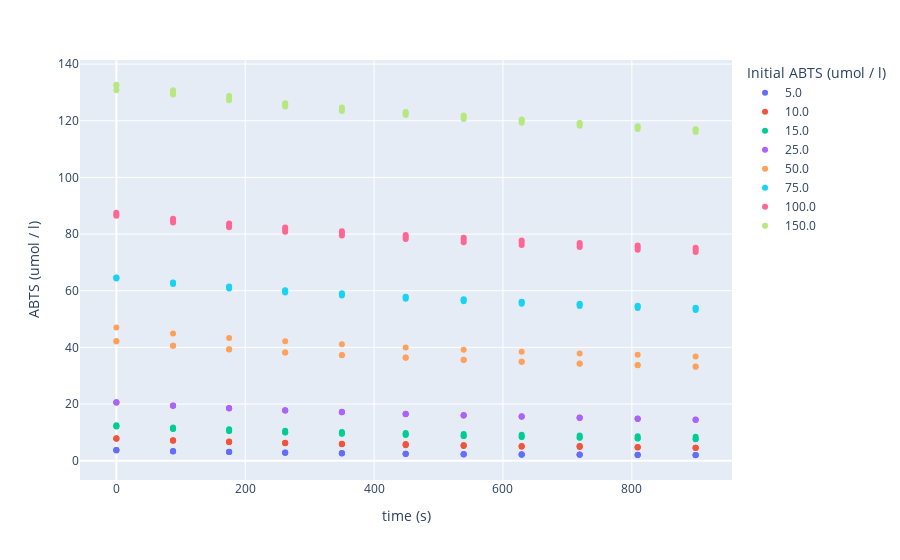

Notebook source saved alongside this figure:
### Code cell
estimator = ParameterEstimator.from_EnzymeML(
    enzmldoc=enzmldoc, measured_species_id="s0"
)

estimator.visualize_data()

### Figure 1 — Plotly figure (JSON) as saved in the notebook; plotly's stock layout.template omitted (floating-point values rounded to 4 significant figures)
{"data": [{"hovertemplate": "color=5.0<br>inhibitor=0<br>time=%{x}<br>substrate=%{y}<extra></extra>", "legendgroup": "5.0", "marker": {"color": "#636efa", "symbol": "circle"}, "mode": "markers", "name": "5.0", "orientation": "v", "showlegend": true, "type": "scatter", "x": [0, 88, 175, 262, 350, 449, 539, 629, 719, 809, 899, 0, 88, 175, 262, 350, 449, 539, 629, 719, 809, 899, 0, 88, 175, 262, 350, 449, 539, 629, 719, 809, 899], "xaxis": "x", "y": [3.829, 3.449, 3.156, 2.904, 2.698, 2.497, 2.358, 2.26, 2.219, 2.152, 2.038, 3.583, 3.269, 3.043, 2.776, 2.554, 2.363, 2.224, 2.152, 2.111, 2.049, 1.997, 3.758, 3.383, 3.1, 2.858, 2.652, 2.456, 2.312, 2.204, 2.095, 2.018, 1.935], "yaxis": "y"}, {"hovertemplate": "color=10.0<br>inhibitor=0<br>time=%{x}<br>substrate=%{y}<extra></extra>", "legendgroup": "10.0", "marker": {"color": "#EF553B", "symbol": "circle"}, "mode": "markers", "name": "10.0", "orientation": "v", "showlegend": true, "type": "scatter", "x": [0, 88, 175, 262, 350, 449, 539, 629, 719, 809, 899, 0, 88, 175, 262, 350, 449, 539, 629, 719, 809, 899, 0, 88, 175, 262, 350, 449, 539, 629, 719, 809, 899], "xaxis": "x", "y": [7.815, 7.119, 6.747, 6.386, 5.835, 5.504, 5.238, 5.028, 4.824, 4.644, 4.455, 7.733, 7.088, 6.544, 6.131, 5.876, 5.759, 5.437, 5.049, 5.1, 4.752, 4.578, 7.901, 7.266, 6.727, 6.274, 5.988, 5.902, 5.437, 5.166, 5.161, 4.849, 4.614], "yaxis": "y"}, {"hovertemplate": "color=15.0<br>inhibitor=0<br>time=%{x}<br>substrate=%{y}<extra></extra>", "legendgroup": "15.0", "marker": {"color": "#00cc96", "symbol": "circle"}, "mode": "markers", "name": "15.0", "orientation": "v", "showlegend": true, "type": "scatter", "x": [0, 88, 175, 262, 350, 449, 539, 629, 719, 809, 899, 0, 88, 175, 262, 350, 449, 539, 629, 719, 809, 899, 0, 88, 175, 262, 350, 449, 539, 629, 719, 809, 899], "xaxis": "x", "y": [12.55, 11.75, 11.09, 10.58, 10.15, 9.748, 9.425, 9.142, 8.899, 8.651, 8.448, 12.09, 11.18, 10.5, 9.955, 9.511, 9.046, 8.752, 8.398, 8.114, 7.855, 7.617, 12.13, 11.29, 10.58, 10.04, 9.576, 9.319, 8.762, 8.474, 8.175, 7.921, 7.698], "yaxis": "y"}, {"hovertemplate": "color=25.0<br>inhibitor=0<br>time=%{x}<br>substrate=%{y}<extra></extra>", "legendgroup": "25.0", "marker": {"color": "#ab63fa", "symbol": "circle"}, "mode": "markers", "name": "25.0", "orientation": "v", "showlegend": true, "type": "scatter", "x": [0, 88, 175, 262, 350, 449, 539, 629, 719, 809, 899, 0, 88, 175, 262, 350, 449, 539, 629, 719, 809, 899, 0, 88, 175, 262, 350, 449, 539, 629, 719, 809, 899], "xaxis": "x", "y": [20.67, 19.45, 18.53, 17.77, 17.12, 16.5, 16.0, 15.57, 15.15, 14.78, 14.44, 20.6, 19.37, 18.45, 17.69, 17.07, 16.45, 15.93, 15.51, 15.07, 14.71, 14.37, 20.48, 19.51, 18.58, 17.85, 17.31, 16.62, 16.12, 15.68, 15.27, 14.91, 14.57], "yaxis": "y"}, {"hovertemplate": "color=50.0<br>inhibitor=0<br>time=%{x}<br>substrate=%{y}<extra></extra>", "legendgroup": "50.0", "marker": {"color": "#FFA15A", "symbol": "circle"}, "mode": "markers", "name": "50.0", "orientation": "v", "showlegend": true, "type": "scatter", "x": [0, 88, 175, 262, 350, 449, 539, 629, 719, 809, 899, 0, 88, 175, 262, 350, 449, 539, 629, 719, 809, 899, 0, 88, 175, 262, 350, 449, 539, 629, 719, 809, 899], "xaxis": "x", "y": [42.27, 40.6, 39.32, 38.22, 37.27, 36.36, 35.59, 34.92, 34.27, 33.71, 33.15, 42.09, 40.55, 39.29, 38.24, 37.3, 36.4, 35.65, 34.97, 34.34, 33.78, 33.23, 46.98, 44.88, 43.32, 42.16, 41.08, 39.96, 39.13, 38.45, 37.85, 37.37, 36.77], "yaxis": "y"}, {"hovertemplate": "color=75.0<br>inhibitor=0<br>time=%{x}<br>substrate=%{y}<extra></extra>", "legendgroup": "75.0", "marker": {"color": "#19d3f3", "symbol": "circle"}, "mode": "markers", "name": "75.0", "orientation": "v", "showlegend": true, "type": "scatter", "x": [0, 88, 175, 262, 350, 449, 539, 629, 719, 809, 899, 0, 88, 175, 262, 350, 449, 539, 629, 719, 809, 899, 0, 88, 175, 262, 350, 449, 539, 629, 719, 809, 899], "xaxis": "x", "y": [64.34, 62.39, 60.76, 59.41, 58.29, 57.19, 56.26, 55.41, 54.64, 53.9, 53.23, 64.59, 62.83, 61.3, 60.02, 58.88, 57.75, 56.82, 56.0, 55.24, 54.49, 53.83, 64.64, 62.93, 61.51, 60.2, 59.08, 57.89, 56.96, 56.15, 55.41, 54.68, 53.99], "yaxis": "y"}, {"hovertemplate": "color=100.0<br>inhibitor=0<br>time=%{x}<br>substrate=%{y}<extra></extra>", "legendgroup": "100.0", "marker": {"color": "#FF6692", "symbol": "circle"}, "mode": "markers", "name": "100.0", "orientation": "v", "showlegend": true, "type": "scatter", "x": [0, 88, 175, 262, 350, 449, 539, 629, 719, 809, 899, 0, 88, 175, 262, 350, 449, 539, 629, 719, 809, 899, 0, 88, 175, 262, 350, 449, 539, 629, 719, 809, 899], "xaxis": "x", "y": [86.91, 84.11, 82.37, 80.84, 79.52, 78.27, 77.15, 76.16, 75.42, 74.48, 73.65, 87.51, 85.39, 83.72, 82.31, 81.0, 79.69, 78.69, 77.75, 76.84, 76.0, 75.2, 86.44, 84.77, 83.0, 81.59, 80.32, 79.0, 77.97, 77.03, 76.14, 75.28, 74.51], "yaxis": "y"}, {"hovertemplate": "color=150.0<br>inhibitor=0<br>time=%{x}<br>substrate=%{y}<extra></extra>", "legendgroup": "150.0", "marker": {"color": "#B6E880", "symbol": "circle"}, "mode": "markers", "name": "150.0", "orientation": "v", "showlegend": true, "type": "scatter", "x": [0, 88, 175, 262, 350, 449, 539, 629, 719, 809, 899, 0, 88, 175, 262, 350, 449, 539, 629, 719, 809, 899, 0, 88, 175, 262, 350, 449, 539, 629, 719, 809, 899], "xaxis": "x", "y": [132.7, 130.8, 128.8, 126.2, 124.7, 123.1, 121.9, 120.4, 119.2, 117.9, 117.0, 130.8, 129.2, 127.2, 125.0, 123.4, 122.0, 120.6, 119.3, 118.3, 117.1, 116.0, 132.3, 130.1, 127.8, 125.8, 124.3, 122.7, 121.3, 120.2, 119.1, 118.1, 117.0], "yaxis": "y"}], "layout": {"legend": {"title": {"text": "Initial ABTS (umol / l)"}, "tracegroupgap": 0}, "margin": {"t": 60}, "sliders": [{"currentvalue": {"prefix": "None ", "suffix": " umol / l"}}], "xaxis": {"anchor": "y", "domain": [0, 1], "title": {"text": "time (s)"}}, "yaxis": {"anchor": "x", "domain": [0, 1], "title": {"text": "ABTS (umol / l)"}}}}
